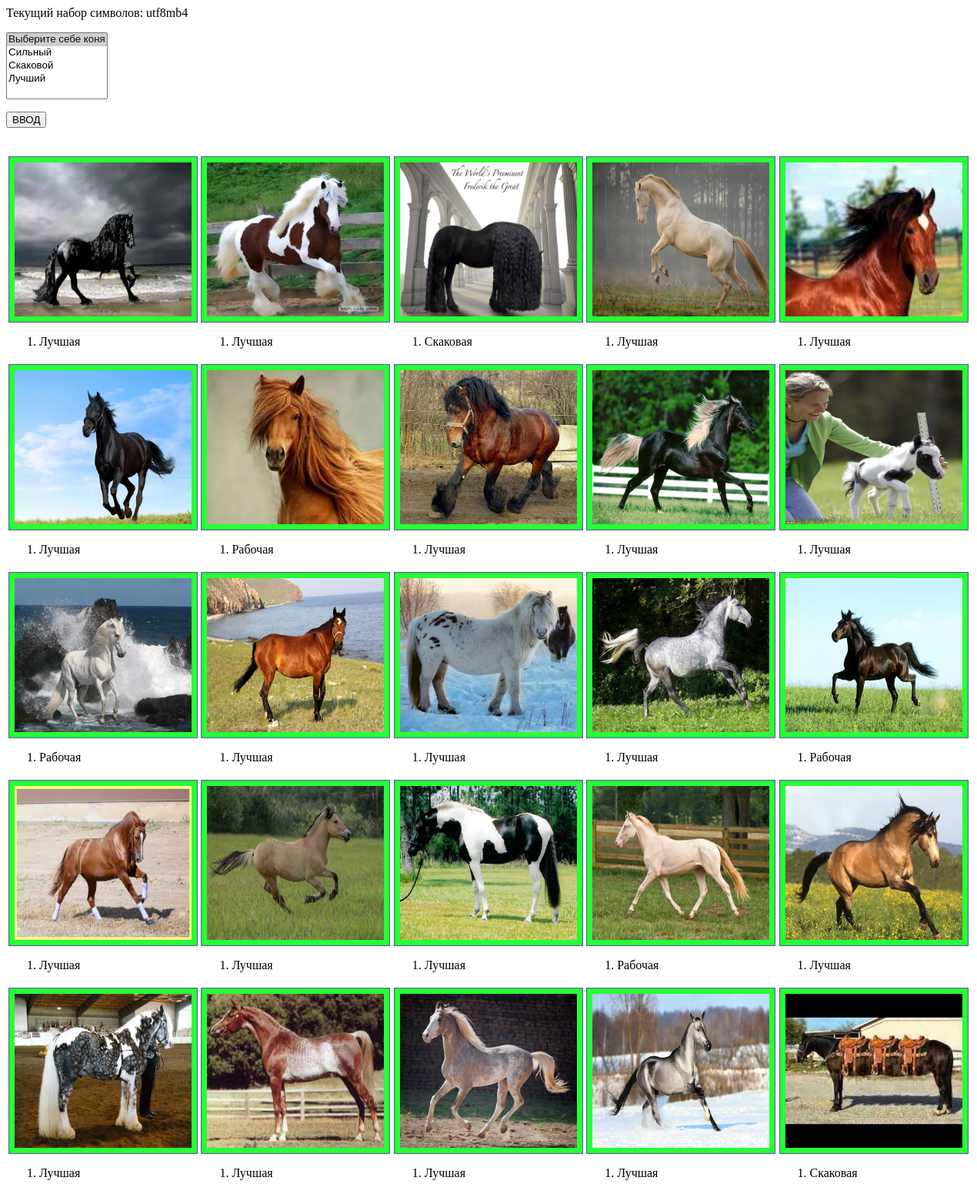
Page /shop_horse.php (upper part) on the committed database.
### tables this page shows
CREATE TABLE `horses` (
  `id` mediumint(9) NOT NULL AUTO_INCREMENT,
  `path` char(60) NOT NULL,
  `id_feature` int(11) DEFAULT NULL,
  PRIMARY KEY (`id`)
);

### shop_horse.php (the view, shortened to what this page needs)
<?php
$dir = "images";
$mysqli=new mysqli("192.168.100.99","root","SQLbase123","tbase") or die ("Не удалось поцепиться к базе");
if (!$mysqli->set_charset("utf8")) {
    printf("Ошибка при загрузке набора символов utf8: %s\n", $mysqli->error);
} else {
    printf("Текущий набор символов: %s\n", $mysqli->character_set_name());
}
?>
<!DOCTYPE html PUBLIC "-//W3C//DTD XHTML 1.0 Strict//EN" "http://www.w3.org/TR/xhtml1/DTD/xhtml1-strict.dtd">
<html xmlns="http://www.w3.org/1999/xhtml" xml:lang="en" lang="en">
<head>
    <link rel="stylesheet" type="text/css" href="styles/main.css"/>
</head>
<br />
<form action="handler.php" method="post">
    <p><select size="5" multiple name="hero">
            <option selected>Выберите себе коня</option>
            <option value="1">Сильный</option>
            <option value="2">Скаковой</option>
            <option value="3">Лучший</option>
        </select></p>
    <input type="submit" value="ВВОД">
</form>
<br />
<table id="main">
    <tr colspan="2">
     <?php
     $query = "SELECT path,id_feature from horses";
        if ($result = $mysqli->query($query)) {
        $i=1;
        $flag=0;
        while ($row = $result->fetch_assoc()) {
              $dir_path=$dir."/".$row["path"];
              if (((($i) % 5 === 0)) and $flag===0)  {  $flag=1;}
                echo("<"."td>");
                echo("<img src='".$dir_path."'>"."<ol type="."square>");
                if (!($stmt = $mysqli->prepare("SELECT name FROM feature where id=?"))) {
                    echo "Не удалось подготовить запрос: (" . $mysqli->errno . ") " . $mysqli->error;
                }
                $stmt->bind_result($name);
                $stmt->fetch();
                        echo("<li".">");
                        print_r($name);
                        echo("</"."li>");
                echo("</"."ol>");
                echo("</"."td>");
                if ((($i) % 5===0) and $flag===1) {echo("</"."tr> <tr colspan='2'>");
                                     $flag=0;
                                     }
            $i++;}
                                                 }
     ?>
</table>
</html>

### styles/main.css (style rules this page uses)
ol { --accent-color: rebeccapurple; }
img { height: 200px; width: 230px; overflow: scroll; background: #27ff35; padding: 7px; border: 1px solid #5d50b3; }
#main { width: 100% }

### rows in the picture
horses: path (picture), value "Лучшая"
horses: path (picture), value "Лучшая"
horses: path (picture), value "Скаковая"
horses: path (picture), value "Лучшая"
horses: path (picture), value "Лучшая"
horses: path (picture), value "Лучшая"
horses: path (picture), value "Рабочая"
horses: path (picture), value "Лучшая"
horses: path (picture), value "Лучшая"
horses: path (picture), value "Лучшая"
horses: path (picture), value "Рабочая"
horses: path (picture), value "Лучшая"
horses: path (picture), value "Лучшая"
horses: path (picture), value "Лучшая"
horses: path (picture), value "Рабочая"
horses: path (picture), value "Лучшая"
horses: path (picture), value "Лучшая"
horses: path (picture), value "Лучшая"
horses: path (picture), value "Рабочая"
horses: path (picture), value "Лучшая"
horses: path (picture), value "Лучшая"
horses: path (picture), value "Лучшая"
horses: path (picture), value "Лучшая"
horses: path (picture), value "Лучшая"
horses: path (placeholder picture), value "Скаковая"

### other values in the picture
$mysqli->character_set_name() "utf8mb4"
